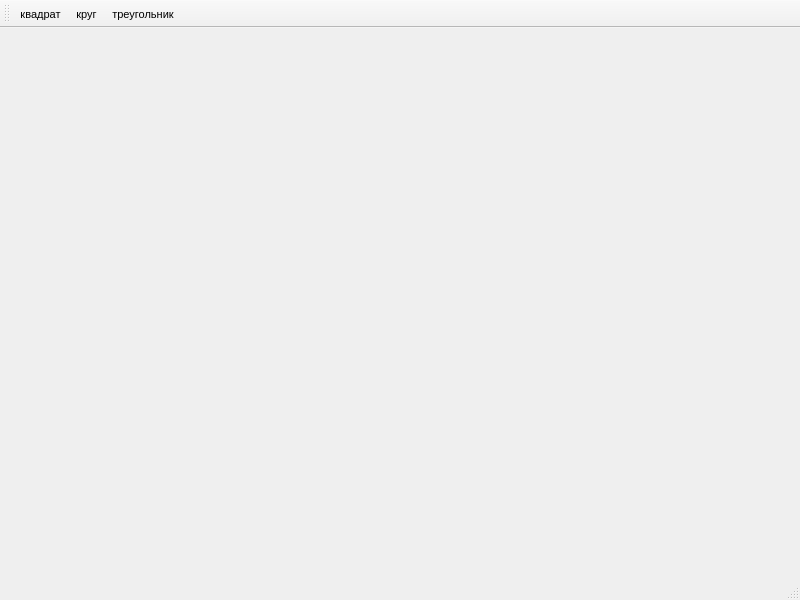
<?xml version="1.0" encoding="UTF-8"?>
<ui version="4.0">
 <class>MainWindow</class>
 <widget class="QMainWindow" name="MainWindow">
  <property name="geometry">
   <rect>
    <x>0</x>
    <y>0</y>
    <width>800</width>
    <height>600</height>
   </rect>
  </property>
  <property name="font">
   <font>
    <pointsize>8</pointsize>
   </font>
  </property>
  <property name="windowTitle">
   <string>MainWindow</string>
  </property>
  <widget class="QWidget" name="centralwidget">
   <widget class="QLabel" name="label">
    <property name="geometry">
     <rect>
      <x>0</x>
      <y>0</y>
      <width>801</width>
      <height>161</height>
     </rect>
    </property>
    <property name="font">
     <font>
      <pointsize>20</pointsize>
     </font>
    </property>
    <property name="text">
     <string/>
    </property>
   </widget>
   <widget class="QLabel" name="label_2">
    <property name="geometry">
     <rect>
      <x>0</x>
      <y>180</y>
      <width>801</width>
      <height>161</height>
     </rect>
    </property>
    <property name="font">
     <font>
      <pointsize>20</pointsize>
     </font>
    </property>
    <property name="text">
     <string/>
    </property>
   </widget>
  </widget>
  <widget class="QMenuBar" name="menubar">
   <property name="geometry">
    <rect>
     <x>0</x>
     <y>0</y>
     <width>800</width>
     <height>23</height>
    </rect>
   </property>
  </widget>
  <widget class="QStatusBar" name="statusbar"/>
  <widget class="QToolBar" name="toolBar">
   <property name="windowTitle">
    <string>toolBar</string>
   </property>
   <attribute name="toolBarArea">
    <enum>TopToolBarArea</enum>
   </attribute>
   <attribute name="toolBarBreak">
    <bool>false</bool>
   </attribute>
   <addaction name="action"/>
   <addaction name="action_2"/>
   <addaction name="action_3"/>
  </widget>
  <action name="action">
   <property name="icon">
    <iconset resource="1.qrc">
     <normaloff>:/icons/square.png</normaloff>:/icons/square.png</iconset>
   </property>
   <property name="text">
    <string>квадрат</string>
   </property>
  </action>
  <action name="action_2">
   <property name="icon">
    <iconset resource="1.qrc">
     <normaloff>:/icons/circle.png</normaloff>:/icons/circle.png</iconset>
   </property>
   <property name="text">
    <string>круг</string>
   </property>
  </action>
  <action name="action_3">
   <property name="icon">
    <iconset resource="1.qrc">
     <normaloff>:/icons/triangle.png</normaloff>:/icons/triangle.png</iconset>
   </property>
   <property name="text">
    <string>треугольник</string>
   </property>
  </action>
 </widget>
 <resources>
  <include location="1.qrc"/>
 </resources>
 <connections/>
</ui>
